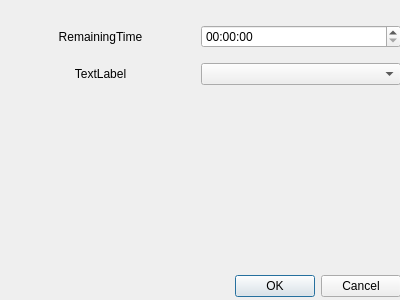
<?xml version="1.0" encoding="UTF-8"?>
<ui version="4.0">
 <class>DialogPreferences</class>
 <widget class="QDialog" name="DialogPreferences">
  <property name="geometry">
   <rect>
    <x>0</x>
    <y>0</y>
    <width>400</width>
    <height>300</height>
   </rect>
  </property>
  <property name="windowTitle">
   <string>Dialog</string>
  </property>
  <widget class="QDialogButtonBox" name="buttonBox">
   <property name="geometry">
    <rect>
     <x>60</x>
     <y>270</y>
     <width>341</width>
     <height>32</height>
    </rect>
   </property>
   <property name="orientation">
    <enum>Qt::Horizontal</enum>
   </property>
   <property name="standardButtons">
    <set>QDialogButtonBox::Cancel|QDialogButtonBox::Ok</set>
   </property>
  </widget>
  <widget class="QWidget" name="verticalLayoutWidget">
   <property name="geometry">
    <rect>
     <x>0</x>
     <y>0</y>
     <width>401</width>
     <height>271</height>
    </rect>
   </property>
   <layout class="QVBoxLayout" name="verticalLayout">
    <property name="spacing">
     <number>0</number>
    </property>
    <property name="topMargin">
     <number>10</number>
    </property>
    <item>
     <layout class="QHBoxLayout" name="horizontalLayout_2">
      <property name="topMargin">
       <number>15</number>
      </property>
      <property name="bottomMargin">
       <number>0</number>
      </property>
      <item>
       <widget class="QLabel" name="remaining_time">
        <property name="text">
         <string>RemainingTime</string>
        </property>
        <property name="alignment">
         <set>Qt::AlignCenter</set>
        </property>
       </widget>
      </item>
      <item>
       <widget class="QTimeEdit" name="timeEdit"/>
      </item>
     </layout>
    </item>
    <item>
     <layout class="QHBoxLayout" name="horizontalLayout">
      <property name="spacing">
       <number>0</number>
      </property>
      <property name="topMargin">
       <number>15</number>
      </property>
      <property name="bottomMargin">
       <number>0</number>
      </property>
      <item>
       <widget class="QLabel" name="theme">
        <property name="text">
         <string>TextLabel</string>
        </property>
        <property name="alignment">
         <set>Qt::AlignCenter</set>
        </property>
       </widget>
      </item>
      <item>
       <widget class="QComboBox" name="themeComboBox"/>
      </item>
     </layout>
    </item>
    <item>
     <spacer name="verticalSpacer">
      <property name="orientation">
       <enum>Qt::Vertical</enum>
      </property>
      <property name="sizeHint" stdset="0">
       <size>
        <width>20</width>
        <height>40</height>
       </size>
      </property>
     </spacer>
    </item>
   </layout>
  </widget>
 </widget>
 <resources/>
 <connections>
  <connection>
   <sender>buttonBox</sender>
   <signal>accepted()</signal>
   <receiver>DialogPreferences</receiver>
   <slot>accept()</slot>
   <hints>
    <hint type="sourcelabel">
     <x>248</x>
     <y>254</y>
    </hint>
    <hint type="destinationlabel">
     <x>157</x>
     <y>274</y>
    </hint>
   </hints>
  </connection>
  <connection>
   <sender>buttonBox</sender>
   <signal>rejected()</signal>
   <receiver>DialogPreferences</receiver>
   <slot>reject()</slot>
   <hints>
    <hint type="sourcelabel">
     <x>316</x>
     <y>260</y>
    </hint>
    <hint type="destinationlabel">
     <x>286</x>
     <y>274</y>
    </hint>
   </hints>
  </connection>
 </connections>
</ui>
